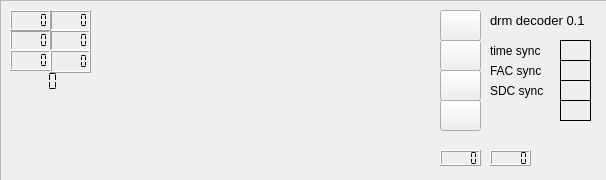
<?xml version="1.0" encoding="UTF-8"?>
<ui version="4.0">
 <class>Form</class>
 <widget class="QWidget" name="Form">
  <property name="geometry">
   <rect>
    <x>0</x>
    <y>0</y>
    <width>606</width>
    <height>180</height>
   </rect>
  </property>
  <property name="windowTitle">
   <string>Form</string>
  </property>
  <widget class="QFrame" name="frame">
   <property name="geometry">
    <rect>
     <x>0</x>
     <y>0</y>
     <width>661</width>
     <height>181</height>
    </rect>
   </property>
   <property name="frameShape">
    <enum>QFrame::StyledPanel</enum>
   </property>
   <property name="frameShadow">
    <enum>QFrame::Raised</enum>
   </property>
   <widget class="QLabel" name="label">
    <property name="geometry">
     <rect>
      <x>490</x>
      <y>10</y>
      <width>101</width>
      <height>21</height>
     </rect>
    </property>
    <property name="font">
     <font>
      <pointsize>10</pointsize>
     </font>
    </property>
    <property name="text">
     <string>drm decoder 0.1</string>
    </property>
   </widget>
   <widget class="QLCDNumber" name="show_int_offset">
    <property name="geometry">
     <rect>
      <x>50</x>
      <y>10</y>
      <width>41</width>
      <height>21</height>
     </rect>
    </property>
    <property name="segmentStyle">
     <enum>QLCDNumber::Flat</enum>
    </property>
   </widget>
   <widget class="QwtPlot" name="iqDisplay">
    <property name="geometry">
     <rect>
      <x>100</x>
      <y>10</y>
      <width>331</width>
      <height>131</height>
     </rect>
    </property>
   </widget>
   <widget class="QLCDNumber" name="show_small_offset">
    <property name="geometry">
     <rect>
      <x>50</x>
      <y>30</y>
      <width>41</width>
      <height>21</height>
     </rect>
    </property>
    <property name="segmentStyle">
     <enum>QLCDNumber::Flat</enum>
    </property>
   </widget>
   <widget class="QLabel" name="timeSyncLabel">
    <property name="geometry">
     <rect>
      <x>560</x>
      <y>40</y>
      <width>31</width>
      <height>21</height>
     </rect>
    </property>
    <property name="frameShape">
     <enum>QFrame::Box</enum>
    </property>
    <property name="text">
     <string/>
    </property>
   </widget>
   <widget class="QLabel" name="label_2">
    <property name="geometry">
     <rect>
      <x>490</x>
      <y>40</y>
      <width>66</width>
      <height>21</height>
     </rect>
    </property>
    <property name="text">
     <string>time sync</string>
    </property>
   </widget>
   <widget class="QLabel" name="facSyncLabel">
    <property name="geometry">
     <rect>
      <x>560</x>
      <y>60</y>
      <width>31</width>
      <height>21</height>
     </rect>
    </property>
    <property name="frameShape">
     <enum>QFrame::Box</enum>
    </property>
    <property name="text">
     <string/>
    </property>
   </widget>
   <widget class="QLabel" name="label_3">
    <property name="geometry">
     <rect>
      <x>490</x>
      <y>60</y>
      <width>66</width>
      <height>21</height>
     </rect>
    </property>
    <property name="text">
     <string>FAC sync</string>
    </property>
   </widget>
   <widget class="QLabel" name="modeIndicator">
    <property name="geometry">
     <rect>
      <x>70</x>
      <y>100</y>
      <width>31</width>
      <height>21</height>
     </rect>
    </property>
    <property name="frameShape">
     <enum>QFrame::NoFrame</enum>
    </property>
    <property name="text">
     <string/>
    </property>
   </widget>
   <widget class="QLabel" name="sdcSyncLabel">
    <property name="geometry">
     <rect>
      <x>560</x>
      <y>80</y>
      <width>31</width>
      <height>21</height>
     </rect>
    </property>
    <property name="frameShape">
     <enum>QFrame::Box</enum>
    </property>
    <property name="text">
     <string/>
    </property>
   </widget>
   <widget class="QLabel" name="label_4">
    <property name="geometry">
     <rect>
      <x>490</x>
      <y>80</y>
      <width>64</width>
      <height>21</height>
     </rect>
    </property>
    <property name="text">
     <string>SDC sync</string>
    </property>
   </widget>
   <widget class="QLabel" name="stationLabel">
    <property name="geometry">
     <rect>
      <x>10</x>
      <y>150</y>
      <width>111</width>
      <height>21</height>
     </rect>
    </property>
    <property name="frameShape">
     <enum>QFrame::NoFrame</enum>
    </property>
    <property name="lineWidth">
     <number>0</number>
    </property>
    <property name="text">
     <string/>
    </property>
   </widget>
   <widget class="QLCDNumber" name="goodFrames">
    <property name="geometry">
     <rect>
      <x>490</x>
      <y>150</y>
      <width>41</width>
      <height>16</height>
     </rect>
    </property>
    <property name="segmentStyle">
     <enum>QLCDNumber::Flat</enum>
    </property>
   </widget>
   <widget class="QLCDNumber" name="badFrames">
    <property name="geometry">
     <rect>
      <x>440</x>
      <y>150</y>
      <width>41</width>
      <height>16</height>
     </rect>
    </property>
    <property name="segmentStyle">
     <enum>QLCDNumber::Flat</enum>
    </property>
   </widget>
   <widget class="QLabel" name="audioModelabel">
    <property name="geometry">
     <rect>
      <x>10</x>
      <y>131</y>
      <width>64</width>
      <height>20</height>
     </rect>
    </property>
    <property name="frameShape">
     <enum>QFrame::NoFrame</enum>
    </property>
    <property name="text">
     <string/>
    </property>
   </widget>
   <widget class="QLCDNumber" name="snrDisplay">
    <property name="geometry">
     <rect>
      <x>10</x>
      <y>70</y>
      <width>51</width>
      <height>23</height>
     </rect>
    </property>
    <property name="frameShape">
     <enum>QFrame::NoFrame</enum>
    </property>
    <property name="frameShadow">
     <enum>QFrame::Plain</enum>
    </property>
    <property name="lineWidth">
     <number>0</number>
    </property>
    <property name="segmentStyle">
     <enum>QLCDNumber::Flat</enum>
    </property>
   </widget>
   <widget class="QLabel" name="spectrumIndicator">
    <property name="geometry">
     <rect>
      <x>10</x>
      <y>100</y>
      <width>31</width>
      <height>21</height>
     </rect>
    </property>
    <property name="text">
     <string/>
    </property>
   </widget>
   <widget class="QLabel" name="messageLabel">
    <property name="geometry">
     <rect>
      <x>130</x>
      <y>150</y>
      <width>401</width>
      <height>21</height>
     </rect>
    </property>
    <property name="text">
     <string/>
    </property>
   </widget>
   <widget class="QPushButton" name="channel_1">
    <property name="geometry">
     <rect>
      <x>440</x>
      <y>10</y>
      <width>41</width>
      <height>31</height>
     </rect>
    </property>
    <property name="text">
     <string/>
    </property>
   </widget>
   <widget class="QPushButton" name="channel_2">
    <property name="geometry">
     <rect>
      <x>440</x>
      <y>40</y>
      <width>41</width>
      <height>31</height>
     </rect>
    </property>
    <property name="text">
     <string/>
    </property>
   </widget>
   <widget class="QPushButton" name="channel_3">
    <property name="geometry">
     <rect>
      <x>440</x>
      <y>70</y>
      <width>41</width>
      <height>31</height>
     </rect>
    </property>
    <property name="text">
     <string/>
    </property>
   </widget>
   <widget class="QPushButton" name="channel_4">
    <property name="geometry">
     <rect>
      <x>440</x>
      <y>100</y>
      <width>41</width>
      <height>31</height>
     </rect>
    </property>
    <property name="text">
     <string/>
    </property>
   </widget>
   <widget class="QLCDNumber" name="timeOffsetDisplay">
    <property name="geometry">
     <rect>
      <x>10</x>
      <y>30</y>
      <width>41</width>
      <height>21</height>
     </rect>
    </property>
    <property name="segmentStyle">
     <enum>QLCDNumber::Flat</enum>
    </property>
   </widget>
   <widget class="QLCDNumber" name="clockOffsetDisplay">
    <property name="geometry">
     <rect>
      <x>10</x>
      <y>50</y>
      <width>41</width>
      <height>21</height>
     </rect>
    </property>
    <property name="segmentStyle">
     <enum>QLCDNumber::Flat</enum>
    </property>
   </widget>
   <widget class="QLCDNumber" name="timeDelayDisplay">
    <property name="geometry">
     <rect>
      <x>10</x>
      <y>10</y>
      <width>41</width>
      <height>21</height>
     </rect>
    </property>
    <property name="segmentStyle">
     <enum>QLCDNumber::Flat</enum>
    </property>
   </widget>
   <widget class="QLCDNumber" name="angleDisplay">
    <property name="geometry">
     <rect>
      <x>50</x>
      <y>50</y>
      <width>41</width>
      <height>23</height>
     </rect>
    </property>
    <property name="segmentStyle">
     <enum>QLCDNumber::Flat</enum>
    </property>
   </widget>
   <widget class="QLabel" name="faadSyncLabel">
    <property name="geometry">
     <rect>
      <x>560</x>
      <y>100</y>
      <width>31</width>
      <height>21</height>
     </rect>
    </property>
    <property name="frameShape">
     <enum>QFrame::Box</enum>
    </property>
    <property name="text">
     <string/>
    </property>
   </widget>
  </widget>
 </widget>
 <customwidgets>
  <customwidget>
   <class>QwtPlot</class>
   <extends>QFrame</extends>
   <header>qwt_plot.h</header>
   <container>1</container>
  </customwidget>
 </customwidgets>
 <resources/>
 <connections/>
</ui>
